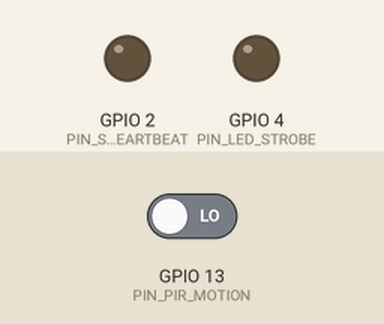
Recording of a sketch running on a simulated ESP32. Shown: output pins drawn as LEDs (lit = HIGH). Inputs (shaded band) come from the test bench; at power-on: GPIO 13 (PIN_PIR_MOTION) LOW. WiFi joins after 1.5 s; servers stay silent unless stated; uploads are accepted with an empty reply; what the sketch prints to the serial monitor is not drawn.

Above: at 0.0 s.
At 3.7 s:
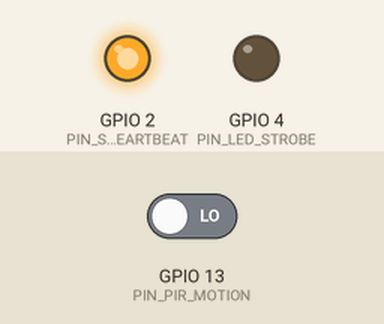
3.8 s: GPIO 13 (PIN_PIR_MOTION) driven HIGH
Timing chart, 0 to 6.8 s (numbered marks = the images above; inputs shaded):
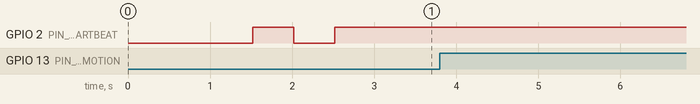

The sketch:

esp32_wildguard.ino
```cpp
/*
 * =====================================================================================
 *  Project: WildGuard AI - Intelligent Wildlife Harm & Intrusion Detection System
 *  Module:  ESP32 Edge Sensing & Acoustic Non-Harm Deterrence Prototype Node
 *  Target:  ESP32-WROOM-32 / ESP32-CAM
 *  Author:  Final-Year Engineering Project Team
 *  Objective: Non-Lethal, Ethical Animal Early Warning & Real-time Telemetry
 * =====================================================================================
 */

#include <WiFi.h>
#include <HTTPClient.h>
#include <ArduinoJson.h>

// ---------- Network Configuration ----------
const char* WIFI_SSID     = "WILDGUARD_MESH";
const char* WIFI_PASSWORD = "wildguard_secret";

// Central Backend Server Endpoint
const char* BACKEND_HEARTBEAT_URL = "http://192.168.1.100:5000/api/iot/heartbeat";
const char* BACKEND_PIR_URL       = "http://192.168.1.100:5000/api/iot/pir-trigger";

// ---------- GPIO Pin Definitions ----------
#define PIN_PIR_MOTION     13  // HC-SR501 Pyroelectric Sensor Digital Input
#define PIN_BUZZER_PWM     14  // Safe Acoustic Piezoelectric Siren (2400Hz)
#define PIN_LED_STROBE     4   // Solar Strobe Optical Deterrent (MOSFET Gate)
#define PIN_STATUS_HEARTBEAT 2 // Onboard Blue LED (Blink Heartbeat)

// Device Identity
const char* DEVICE_ID = "iot-esp32-1";
const char* FIRMWARE_VERSION = "v2.4.1-WildGuard-PRO";

// Variables
unsigned long lastHeartbeatTime = 0;
const unsigned long HEARTBEAT_INTERVAL_MS = 5000;
bool isAlarmActive = false;

// PWM Tone parameters for non-harm 2.4kHz acoustic deterrence
const int PWM_CHANNEL = 0;
const int PWM_RESOLUTION = 8;
const int PWM_FREQUENCY = 2400; // 2.4 kHz (humanely startles wildlife without damaging hearing)

void setup() {
  Serial.begin(115200);
  delay(1000);
  Serial.println("\n=======================================================");
  Serial.println("🐾 WildGuard AI - ESP32 Edge Sensor Node Initializing");
  Serial.println("⚡ Ethical Non-Harm Safeguards ACTIVE");
  Serial.println("=======================================================");

  // Pin Modes
  pinMode(PIN_PIR_MOTION, INPUT);
  pinMode(PIN_STATUS_HEARTBEAT, OUTPUT);
  pinMode(PIN_LED_STROBE, OUTPUT);
  digitalWrite(PIN_LED_STROBE, LOW);

  // Setup PWM for Buzzer
  ledcSetup(PWM_CHANNEL, PWM_FREQUENCY, PWM_RESOLUTION);
  ledcAttachPin(PIN_BUZZER_PWM, PWM_CHANNEL);
  ledcWrite(PWM_CHANNEL, 0); // Off initially

  // Connect to Wi-Fi
  connectWiFi();
}

void connectWiFi() {
  Serial.printf("[Wi-Fi] Connecting to %s...", WIFI_SSID);
  WiFi.mode(WIFI_STA);
  WiFi.begin(WIFI_SSID, WIFI_PASSWORD);

  int retries = 0;
  while (WiFi.status() != WL_CONNECTED && retries < 20) {
    delay(500);
    digitalWrite(PIN_STATUS_HEARTBEAT, !digitalRead(PIN_STATUS_HEARTBEAT));
    Serial.print(".");
    retries++;
  }

  if (WiFi.status() == WL_CONNECTED) {
    digitalWrite(PIN_STATUS_HEARTBEAT, HIGH);
    Serial.println("\n[Wi-Fi] Connected!");
    Serial.printf("[Wi-Fi] Local IP: %s | RSSI: %d dBm\n", WiFi.localIP().toString().c_str(), WiFi.RSSI());
  } else {
    Serial.println("\n[Wi-Fi] Connection Timeout. Running in offline autonomous perimeter mode.");
  }
}

void loop() {
  // 1. Monitor PIR Motion Sensor
  bool motionDetected = digitalRead(PIN_PIR_MOTION);
  if (motionDetected) {
    Serial.println("[PIR] Motion detected across perimeter sector!");
    sendPIRTrigger();
    delay(1000); // Debounce
  }

  // 2. Periodic Telemetry Heartbeat
  if (millis() - lastHeartbeatTime > HEARTBEAT_INTERVAL_MS) {
    lastHeartbeatTime = millis();
    sendHeartbeat(motionDetected);
  }

  // 3. Handle Alarm Sounding Modulation if Active
  if (isAlarmActive) {
    // Pulse acoustic deterrent
    ledcWrite(PWM_CHANNEL, 128); // 50% duty cycle
    digitalWrite(PIN_LED_STROBE, HIGH);
    delay(200);
    ledcWrite(PWM_CHANNEL, 0);
    digitalWrite(PIN_LED_STROBE, LOW);
    delay(200);
  }

  delay(50);
}

void sendHeartbeat(bool pirState) {
  if (WiFi.status() != WL_CONNECTED) {
    connectWiFi();
    return;
  }

  HTTPClient http;
  http.begin(BACKEND_HEARTBEAT_URL);
  http.addHeader("Content-Type", "application/json");

  StaticJsonDocument<256> doc;
  doc["deviceId"] = DEVICE_ID;
  doc["firmwareVersion"] = FIRMWARE_VERSION;
  doc["batteryLevelPercent"] = 94; // Measured via ADC voltage divider in production
  doc["signalDbm"] = WiFi.RSSI();
  doc["pirTriggered"] = pirState;
  doc["buzzerActive"] = isAlarmActive;

  String requestBody;
  serializeJson(doc, requestBody);

  int httpResponseCode = http.POST(requestBody);
  if (httpResponseCode > 0) {
    String response = http.getString();
    // Parse response for any emergency commands
    StaticJsonDocument<256> respDoc;
    DeserializationError error = deserializeJson(respDoc, response);
    if (!error && respDoc.containsKey("device")) {
      isAlarmActive = respDoc["device"]["buzzerActive"] | false;
    }
  } else {
    Serial.printf("[HTTP] Heartbeat POST failed, code: %d\n", httpResponseCode);
  }

  http.end();
}

void sendPIRTrigger() {
  if (WiFi.status() != WL_CONNECTED) return;

  HTTPClient http;
  http.begin(BACKEND_PIR_URL);
  http.addHeader("Content-Type", "application/json");

  StaticJsonDocument<128> doc;
  doc["deviceId"] = DEVICE_ID;

  String requestBody;
  serializeJson(doc, requestBody);
  http.POST(requestBody);
  http.end();
}
```

Measured:
- after the input at 3.8 s, every drawn part: stays the same
